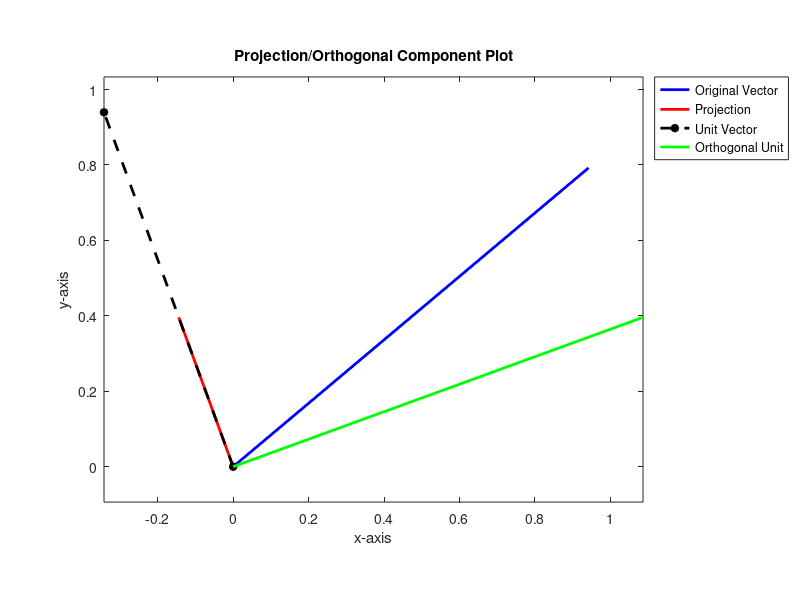

This chart was generated by the following MATLAB code:
%% Math Tools I - HW #1 - Question 2: Inner Product with a Unit Vector

% Purpose: This code has been written to wrestle with question 2 of the
% first homework of math tools I.

% Author: Matthew DeVerna

% Date: 09/24/19
%% PART 1
%{
Given unit vector u and arbitrary vector v - write expressions for
computing:

--> PART 1
a) the component of v lying along the direction of u,
(b) the component of v that is orthogonal (perpendicular) to u, and
(c) the distance from v to the component that lies along direction u.

%}

%% a) The Component of v Lying Along the Direction of u

%{
This question is asking us to project vector v onto the line that vector u
falls on.
%}

% Create random vectors
v = randn(1,2) 
u = randn(1,2) 

% We find the length of vector u and then create it's unit vector
lenth_u2 = sqrt(u*u');
unitVec = u/lenth_u2 ;

% This allows us to determine the magnitude/length of the projection vector
newLineMagnitude = v*unitVec' ;

% We utilize this magnitude to scale the unit vector, giving us the
% projection unit
projectionUnit = newLineMagnitude * unitVec 


%% (b) Component of vector v that is orthogonal to vector u

% We now subtract the projection from the original vector v to get the
% orthogonal component

orthogonalUnit = v - projectionUnit 

%% (c) Distance from vector v to the projection vector

% This can be found by taking the length of the orthogonal vector just
% found...

lengthOrthogonalUnit = sqrt(orthogonalUnit*orthogonalUnit')

%% Show all of this in 2D...

% Create names for each line to plot (for the legend call below)
name1 = 'Original Vector'   ;  
name2 = 'Projection'        ;
name3 = 'Unit Vector'       ;
name4 = 'Orthogonal Unit'   ;

% Plot the original vector 
vPlot           = plot([0,v(1)],[0,v(2)],...
                   'b', 'LineWidth',2) ; 

% Set hold to "on" so that subsequent plots do not replace the last one
hold on 
               
% Plot the projection vector
projectionPlot  = plot([0,projectionUnit(1)],[0,projectionUnit(2)],...
                  'r', 'LineWidth',2);

% Plot the unit vector
unitPlot        = plot([0,unitVec(1)],[0,unitVec(2)],...
                    'k--*', 'LineWidth',2);

% Plot the unit vector
residualPlot    = plot([0, orthogonalUnit(1)], [0, orthogonalUnit(2)],...
                    'g', 'LineWidth',2);

% Set axis to equal proportions
axis equal

legend(name1, name2, name3, name4, 'location', 'northeastoutside')
title('Projection/Orthogonal Component Plot')
xlabel('x-axis')
ylabel('y-axis')

%% PART 2--> Proving this works for higher dimensions

%{
This section seeks to prove the above section in higher dimensions by
writing code to verify...
1) The vector in (a)- the projection line - falls along the same line as the
vector u, or the unit vector.
2) The vector in (a) is orthogonal to the vector in (b)
3) The sum of vectors in (a) and (b) is equal to vector v
4) The sum of squared lengths in vectors (a) and (b) = ||v||^2 

The procedure will be the same as above, however, we first create random
vectors with 10 dimensions...
%}
%% First I will calculate all of the necessary "pieces" to this puzzle

% Create two random vectors
vHD = randn(1,10)                                   ;
uHD = randn(1,10)                                   ;

% Find the length of both vectors

len_vHD = sqrt(vHD*vHD')                            ;
len_uHD = sqrt(uHD*uHD')                            ;

% Create a unit vector from vector u
unitVecHD = uHD/len_uHD                             ;

% Find the projection line
newLineMagnitudeHD = sum(vHD*unitVecHD')            ; % Find projection magnitude
projectionUnitHD = newLineMagnitudeHD * unitVecHD   ;

% Find the orthogonal unit...
orthogonalHD = vHD - projectionUnitHD               ; 

%% 1) The vector in (a) falls along the same line as the vector u, or the unit vector.
%{
Because the dot product = ||x|| * ||y|| * cos(theta_xy) where:
    
    x = vector v (in this case)
    y = vector u (in this case)
    theta_xy = the angle between them

We can find cos(theta) by dividing the dot product by the
vector lengths - this will be sufficient to solve the problem
%}

% Find the dot product of the projection onto the unit
dotUnitANDprojection = uHD*projectionUnitHD'                            ;

% Find these vectors lengths
length_unitVecHD = sqrt(uHD*uHD')                                       ;
length_projectionHD = sqrt(projectionUnitHD*projectionUnitHD')          ;

% Divide out the lengths 
cos_theta = dotUnitANDprojection/(length_unitVecHD*length_projectionHD) ;

%{ 
Basically, I got through the below rigmarole in order to be able to do a
proper conditional statement check. 

Since cos_theta should equal either 1 or -1 in this case (if they fall on the same line),
we create an if statement to either add one or remove 1 which brings the cos(theta) value to
zero. 

Once it is there, we then test if it is within reasonable rounding error by
comparing to 10e^-6

%}
if cos_theta < 0                        % Check if it's negative
    cos_theta = cos_theta + 1 ;         % Remove one to bring this down to zero
    
    if cos_theta < 10e-6                % Check if it is equal to zero
        disp('The unit vector and the projection line are on the same line')
        disp('and they point in the opposite direction.')
        answer = sprintf('If cos(theta) equals -1, the lines point in the opposite direction.')
        
    elseif cos_theta > 10e-6
        disp('Houston, we''ve got a problem.')
        
    end

elseif cos_theta > 0                    % Check if it's positive 
    cos_theta = cos_theta - 1 ;         % Bring it up to zero
    
    if cos_theta < 10e-6                % Check if it is equal to zero
        disp('The unit vector and the projection line are on the same line')
        disp('and they point in the same direction.')
        answer = sprintf('If cos(theta) equals 1, the lines point in the same direction.')
        
    elseif cos_theta > 10e-6
        disp('Houston, we''ve got a problem...')
        
    end
    
    
end

%Display results based on the random vectors created...


%% 2) The vector in (a) is orthogonal to the vector in (b)

%{
We can utilize the same method as above to get the angle between these
vectors. If they are othogonal, cos(theta) should = 0.
%} 

% Find the dot product of the projection onto the orthogonal unit
dotOrthogANDprojection = orthogonalHD*projectionUnitHD' ; 

% Find these vectors lengths
length_orthogonal_VecHD = sqrt(orthogonalHD*orthogonalHD') ;
length_projectionHD = sqrt(projectionUnitHD*projectionUnitHD') ;

% Divide out the lengths and find cos(theta) the result
cos_theta = dotOrthogANDprojection/(length_orthogonal_VecHD*length_projectionHD)

if cos_theta < 10e-6
   disp('cos(theta) of the projection and the orthogonal unit == 0.')
   
else
   disp('cos(theta) of the projection and the orthogonal unit DOES NOT == 0.')
end

answer = sprintf('If cos(theta) equals 0, you know that your angles are orthogonal.')


%% 3) The sum of vectors in (a) [projection] and (b)[orthogonal] is equal to vector vHD

% Make sure that the orthogonal vector plus the projection equals the original vector

%{ 
To show that the sum of the projection line and the orthogonal line are equal 
to the original vector (vHD), we subtract vHD from these two vectors sum.
Assuming that these vectors are equal, all values should be zero.

Then we utilize the function find() to determine where there
are zeros (because the conditional "==" will not work due to rounding
errors - we utilize the logical condition "< 10e-6").

This returns a list of the indices where the conditional requirement is
met.

%}

% Find the difference
difference_btw_vectors = (projectionUnitHD + orthogonalHD) - vHD;

% Find where there are zeros...
columnIndices = find(difference_btw_vectors < 10e-6) ;

% Make sure that the length of the 'columnIndices' vector and the 'difference_btw_vectors' vector is equal

% If any of the elements do not equal zero, then it would not be captured
% in the 'columnIndices' object and these lengths would not match.

equality_check = length(difference_btw_vectors) == length(columnIndices) ;

% Display results based on the random vectors created...
if equality_check == 1
    disp('The sum of the projection vector and the orthogonal vector equals the original vector')
else
    sprintf('The sum of the projection vector and the orthogonal vector DOES NOT equal the original vector\n it appears you have a problem with your calculations')
end

